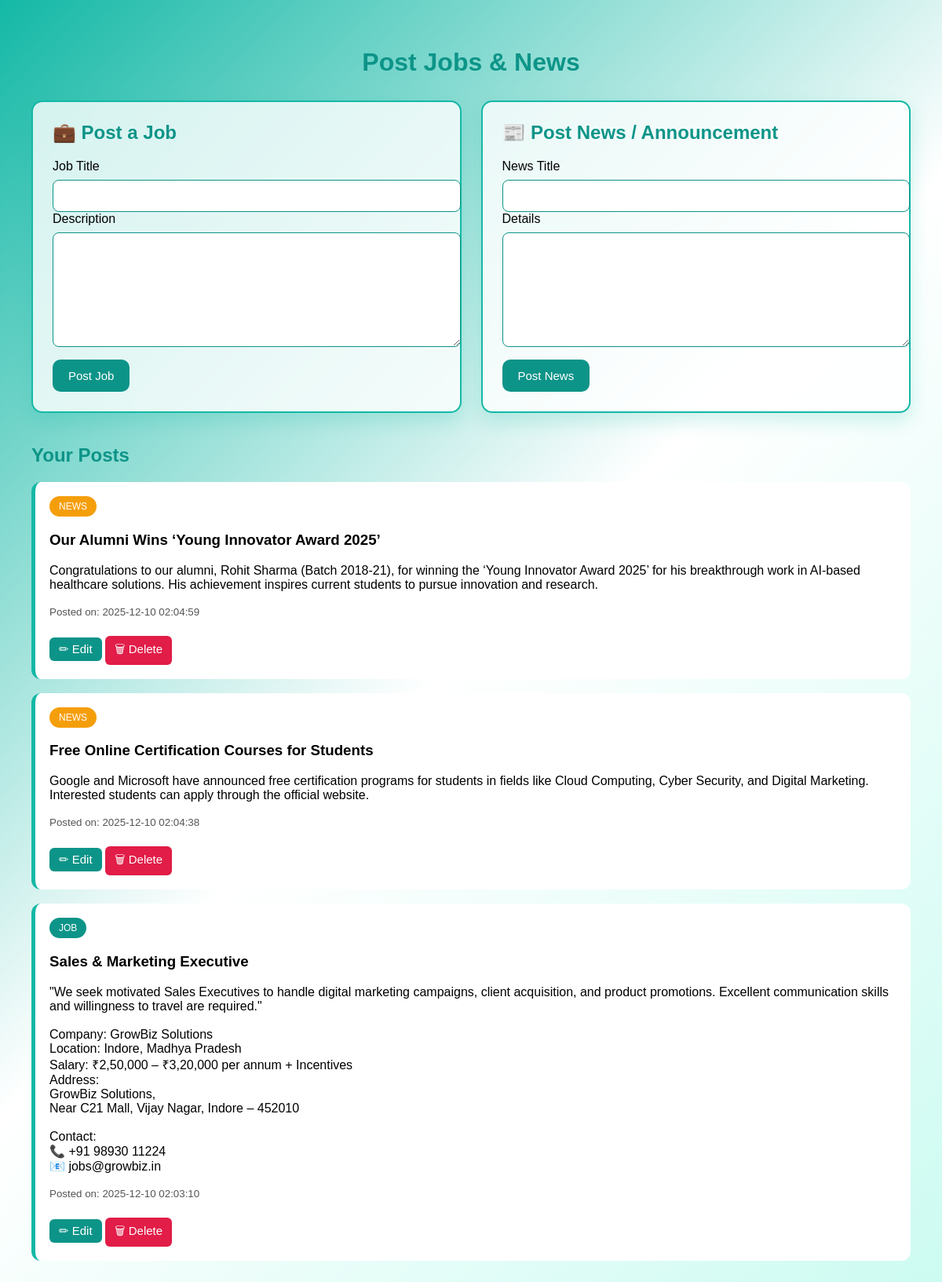
Screenshot of /posts.php (signed in) with the database file from the repository.
### tables this page shows
CREATE TABLE `posts` (
  `id` int(11) NOT NULL,
  `post_type` enum('job','news') NOT NULL,
  `title` varchar(255) NOT NULL,
  `description` text NOT NULL,
  `posted_by` int(11) NOT NULL,
  `posted_at` datetime DEFAULT current_timestamp()
);

### posts.php (the view, shortened to what this page needs)
<?php
require_once 'includes/db.php';
$uid = $_SESSION['user_id'];
$stmt = $conn->prepare("SELECT * FROM posts WHERE posted_by = ? ORDER BY posted_at DESC");
$stmt->bind_param("i", $uid);
$stmt->execute();
$posts = $stmt->get_result();
?>
<!DOCTYPE html>
<html lang="en">
<head>
</head>
<body>
<h1 style="color:#0d9488; text-align:center; margin-bottom:30px;">Post Jobs & News</h1>
<div class="split-container">
    <div class="form-card">
        <h2>💼 Post a Job</h2>
        <form method="POST">
            <label>Job Title</label>
            <input type="text" name="title" required>
            <label>Description</label>
            <textarea name="description" required></textarea>
            <button type="submit">Post Job</button>
        </form>
    </div>
    <div class="form-card">
        <h2>📰 Post News / Announcement</h2>
        <form method="POST">
            <label>News Title</label>
            <input type="text" name="title" required>
            <label>Details</label>
            <textarea name="description" required></textarea>
            <button type="submit">Post News</button>
        </form>
    </div>
</div>
<h2 style="margin-top:40px; color:#0d9488;">Your Posts</h2>
<?php while($p = $posts->fetch_assoc()) : ?>
<div class="post-card">
    <span class="type-badge <?= $p['post_type'] == 'job' ? 'badge-job' : 'badge-news' ?>">
        <?= strtoupper($p['post_type']) ?>
    </span>
    <h3><?= htmlspecialchars($p['title']) ?></h3>
    <p><?= nl2br(htmlspecialchars($p['description'])) ?></p>
    <small style="color:#555;">Posted on: <?= $p['posted_at'] ?></small>
    <div style="margin-top:10px;">
        <button style="background:#0d9488; padding:6px 12px; border-radius:6px; cursor:pointer;"
            onclick="openEdit('<?= $p['id'] ?>', '<?= htmlspecialchars($p['title']) ?>', `<?= htmlspecialchars($p['description']) ?>`)">
            ✏ Edit
        </button>
        <a href="posts.php?delete=<?= $p['id'] ?>"
           onclick="return confirm('Delete this post?');">
            <button style="background:#e11d48; padding:6px 12px; border-radius:6px; cursor:pointer;">
                🗑 Delete
            </button>
        </a>
    </div>
</div>
<?php endwhile; ?>
</body>
</html>

### posts.php (style rules this page uses)
body { margin: 0; font-family: 'Poppins', sans-serif; background: linear-gradient(135deg, #14b8a6, #ffffff, #ccfbf1); padding: 40px; }
.split-container { display: flex; gap: 25px; flex-wrap: wrap; }
.form-card { flex: 1; min-width: 340px; background: rgba(255,255,255,0.8); backdrop-filter: blur(10px); border-radius: 14px; padding: 25px; border: 2px solid #14b8a6; box-shadow: 0 10px 25px rgba(20, 184, 166, 0.20); transition: 0.3s; }
.form-card h2 { margin-top: 0; color: #0d9488; }
input, textarea { width: 100%; padding: 12px; margin-top: 8px; border-radius: 8px; border: 1px solid #0d9488; background: #ffffff; }
textarea { height: 120px; }
button { margin-top: 12px; padding: 12px 20px; background: #0d9488; color: #fff; border: none; border-radius: 10px; font-size: 15px; cursor: pointer; transition: 0.3s; }
.post-card { background: white; padding: 18px; border-radius: 12px; border-left: 5px solid #14b8a6; margin-top: 18px; transition: 0.2s; }
.type-badge { display: inline-block; padding: 6px 12px; border-radius: 20px; color: white; font-size: 12px; }
.badge-job { background: #0d9488; }
.badge-news { background: #f59e0b; }

### rows the page displays
posts: post_type "NEWS", title "Our Alumni Wins ‘Young Innovator Award 2025’", description "Congratulations to our alumni, Rohit Sharma (Batch 2018-21), for winning the ‘Young Innovator Award 2025’ for his breakthrough work in AI-based healthcare solutions. His achievement inspires current students to pursue innovation and research.", posted_at "2025-12-10 02:04:59"
posts: post_type "NEWS", title "Free Online Certification Courses for Students", description "Google and Microsoft have announced free certification programs for students in fields like Cloud Computing, Cyber Security, and Digital Marketing. Interested students can apply through the official website.", posted_at "2025-12-10 02:04:38"
posts: post_type "JOB", title "Sales & Marketing Executive", description "\"We seek motivated Sales Executives to handle digital marketing campaigns, client acquisition, and product promotions. Excellent communication skills and willingness to travel are required.\" Company: GrowBiz Solutions Location: Indore, Madhya Pradesh Salary: ₹2,50,000 – ₹3,20,000 per annum + Incentives Address: GrowBiz Solutions, Near C21 Mall, Vijay Nagar, Indore – 452010 Contact: 📞 +91 98930 11224 📧 jobs@growbiz.in", posted_at "2025-12-10 02:03:10"
